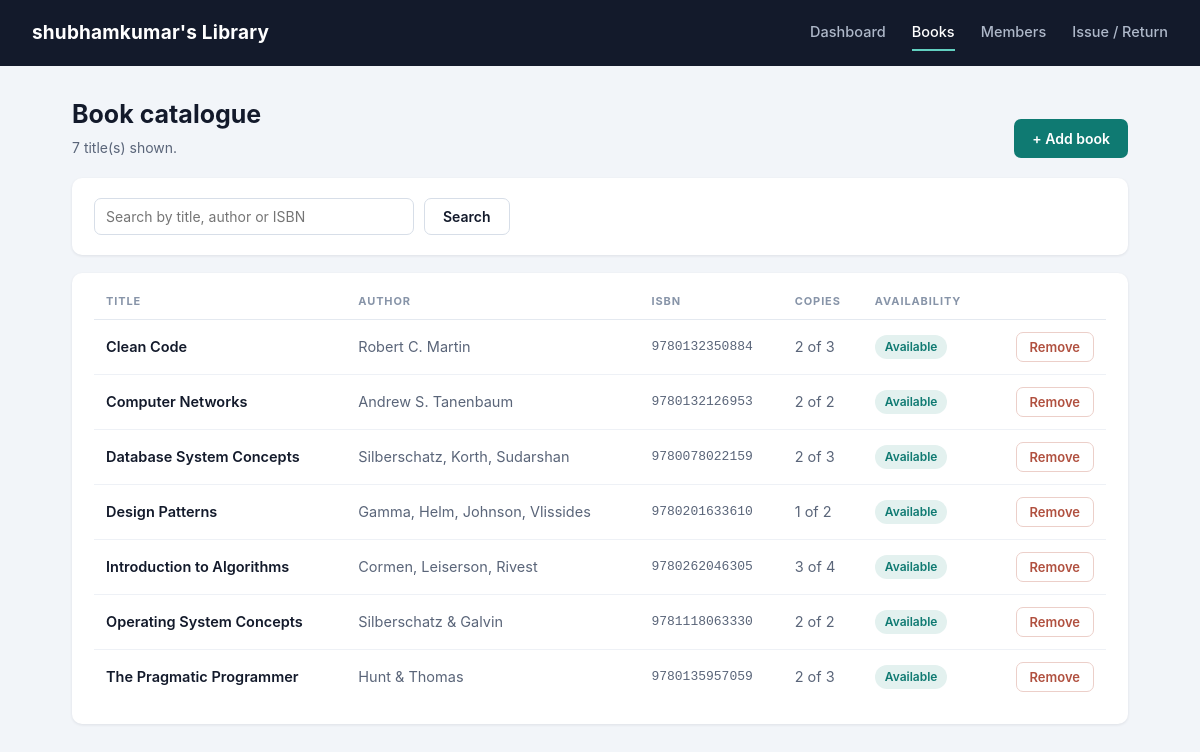
The page /books/ on the database its author committed.
### tables this page shows
CREATE TABLE books (
            id               INTEGER PRIMARY KEY AUTOINCREMENT,
            title            TEXT    NOT NULL,
            author           TEXT    NOT NULL,
            isbn             TEXT    NOT NULL UNIQUE,
            total_copies     INTEGER NOT NULL DEFAULT 1,
            available_copies INTEGER NOT NULL DEFAULT 1
        );

### controllers/book_controller.py (the view)
@book_bp.route("/")
def index():
    search = request.args.get("q", "").strip()
    books = BookViewModel.get_books_for_list(search or None)
    return render_template("books/list.html", books=books, search=search)

### app.py (called while the page is built)
def create_app():
    app = Flask(
        __name__,
        template_folder="views/templates",   # <- the VIEW layer lives here
        static_folder="views/static",
    )
    app.config["SECRET_KEY"] = config.SECRET_KEY
    app.config["LIBRARY_NAME"] = config.LIBRARY_NAME
    @app.context_processor
    def inject_library_name():
        return dict(library_name=app.config["LIBRARY_NAME"])
    app.register_blueprint(dashboard_bp)
    app.register_blueprint(book_bp)
    app.register_blueprint(member_bp)
    app.register_blueprint(loan_bp)
    init_schema()                            # make sure the MODEL has tables
    return app

### models/book.py (called while the page is built)
    @property
    def is_available(self):
        return self.available_copies > 0

    @staticmethod
    def all(search=None):
        conn = get_connection()
        if search:
            like = f"%{search}%"
            rows = conn.execute(
                "SELECT * FROM books"
                " WHERE title LIKE ? OR author LIKE ? OR isbn LIKE ?"
                " ORDER BY title",
                (like, like, like),
            ).fetchall()
        else:
            rows = conn.execute("SELECT * FROM books ORDER BY title").fetchall()
        conn.close()
        return [Book(r) for r in rows]

### models/database.py (called while the page is built)
def get_connection():
    conn = sqlite3.connect(config.DATABASE)
    conn.row_factory = sqlite3.Row       # lets us write row["title"]
    conn.execute("PRAGMA foreign_keys = ON")
    return conn

### viewmodels/book_vm.py (called while the page is built)
    @staticmethod
    def get_books_for_list(search=None):
        return Book.all(search)

### views/templates/books/list.html (shortened to what this page needs)
{% extends "base.html" %}
{% set active = 'books' %}
{% block content %}
<div class="page-head">
  <div>
    <h1>Book catalogue</h1>
    <div class="subtitle">{{ books|length }} title(s) shown.</div>
  </div>
  <a class="btn" href="{{ url_for('books.new') }}">+ Add book</a>
</div>
<div class="card" style="margin-bottom:18px;">
  <form class="search-bar" method="get" action="{{ url_for('books.index') }}">
    <input type="text" name="q" value="{{ search }}"
           placeholder="Search by title, author or ISBN">
    <button class="btn secondary" type="submit">Search</button>
  </form>
</div>
<div class="card">
  <table>
    <tr>
      <th>Title</th><th>Author</th><th>ISBN</th>
      <th>Copies</th><th>Availability</th><th></th>
    </tr>
    {% for book in books %}
    <tr>
      <td class="title-cell">{{ book.title }}</td>
      <td class="muted">{{ book.author }}</td>
      <td class="mono">{{ book.isbn }}</td>
      <td class="muted">{{ book.available_copies }} of {{ book.total_copies }}</td>
      <td>
        {% if book.is_available %}
          <span class="badge ok">Available</span>
        {% else %}
          <span class="badge out">All copies out</span>
        {% endif %}
      </td>
      <td style="text-align:right">
        <form method="post" action="{{ url_for('books.delete', book_id=book.id) }}">
          <button class="btn danger small" type="submit">Remove</button>
        </form>
      </td>
    </tr>
    {% else %}
    <tr><td colspan="6" class="muted">No books matched that search.</td></tr>
    {% endfor %}
  </table>
</div>
{% endblock %}

### views/static/css/style.css (style rules this page uses)
* { box-sizing: border-box; margin: 0; padding: 0; }
body { font-family: -apple-system, "Segoe UI", Roboto, "Helvetica Neue", Arial, sans-serif; background: #f2f5f9; color: #131a2b; line-height: 1.5; }
.page-head { display: flex; align-items: flex-end; margin-bottom: 20px; gap: 16px; }
h1 { font-size: 25px; font-weight: 700; }
.subtitle { color: #5a6579; font-size: 14px; margin-top: 3px; }
.card { background: #fff; border-radius: 10px; padding: 20px 22px; box-shadow: 0 1px 3px rgba(19,26,43,.09); }
table { width: 100%; border-collapse: collapse; }
th { text-align: left; font-size: 11px; letter-spacing: .9px; text-transform: uppercase; color: #8794a8; padding: 0 12px 10px; border-bottom: 1px solid #e4e9f0; }
td { padding: 12px; border-bottom: 1px solid #eef1f6; font-size: 14.5px; vertical-align: middle; }
tr:last-child td { border-bottom: none; }
td.muted, .muted { color: #5a6579; }
td.mono, .mono { font-family: "SFMono-Regular", Consolas, "Liberation Mono", monospace; font-size: 13px; color: #5a6579; }
.title-cell { font-weight: 600; }
.badge { display: inline-block; padding: 3px 10px; border-radius: 20px; font-size: 12px; font-weight: 600; }
.badge.ok { background: #e3f1ef; color: #0f7a72; }
.btn { display: inline-block; background: #0f7a72; color: #fff; border: none; padding: 9px 18px; border-radius: 7px; font-size: 14px; font-weight: 600; cursor: pointer; text-decoration: none; font-family: inherit; }
.btn.secondary { background: #fff; color: #131a2b; border: 1px solid #d7dee8; }
.btn.small { padding: 6px 13px; font-size: 13px; }
.btn.danger { background: #fff; color: #b0503f; border: 1px solid #eccfc9; }
input, select { width: 100%; padding: 9px 11px; border: 1px solid #d7dee8; border-radius: 7px; font-size: 14px; font-family: inherit; background: #fff; color: #131a2b; }
.search-bar { display: flex; gap: 10px; }
.search-bar input { width: 320px; }

### rows shown on the page
books: title "Clean Code", author "Robert C. Martin", isbn "9780132350884", available_copies "2", total_copies "3"
books: title "Computer Networks", author "Andrew S. Tanenbaum", isbn "9780132126953", available_copies "2", total_copies "2"
books: title "Database System Concepts", author "Silberschatz, Korth, Sudarshan", isbn "9780078022159", available_copies "2", total_copies "3"
books: title "Design Patterns", author "Gamma, Helm, Johnson, Vlissides", isbn "9780201633610", available_copies "1", total_copies "2"
books: title "Introduction to Algorithms", author "Cormen, Leiserson, Rivest", isbn "9780262046305", available_copies "3", total_copies "4"
books: title "Operating System Concepts", author "Silberschatz & Galvin", isbn "9781118063330", available_copies "2", total_copies "2"
books: title "The Pragmatic Programmer", author "Hunt & Thomas", isbn "9780135957059", available_copies "2", total_copies "3"

### other values the page prints
{{ library_name }} "shubhamkumar's Library"
{{ books|length }} "7"
